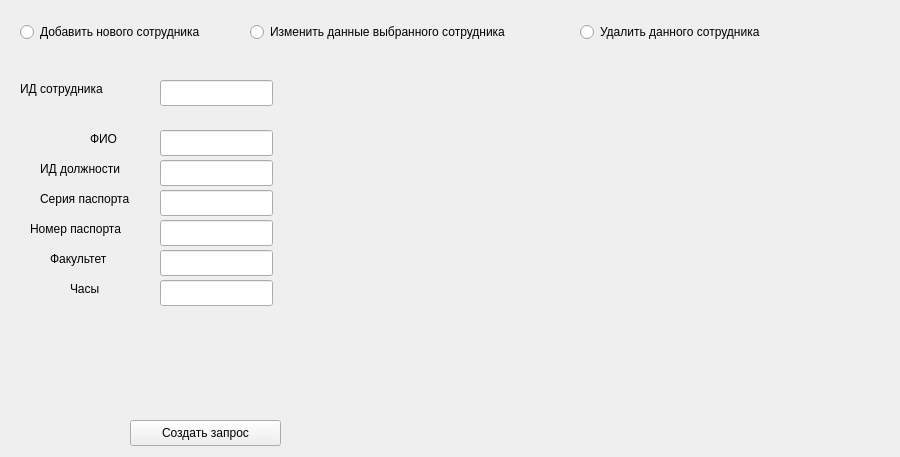
<?xml version="1.0" encoding="UTF-8"?>
<ui version="4.0">
 <class>ChangeRecordTab</class>
 <widget class="QWidget" name="ChangeRecordTab">
  <property name="geometry">
   <rect>
    <x>0</x>
    <y>0</y>
    <width>900</width>
    <height>457</height>
   </rect>
  </property>
  <property name="windowTitle">
   <string>Form</string>
  </property>
  <widget class="QRadioButton" name="AddWorkerRadioButton">
   <property name="geometry">
    <rect>
     <x>20</x>
     <y>20</y>
     <width>231</width>
     <height>24</height>
    </rect>
   </property>
   <property name="text">
    <string>Добавить нового сотрудника</string>
   </property>
  </widget>
  <widget class="QRadioButton" name="ChangeWorkerDataRadioButton">
   <property name="geometry">
    <rect>
     <x>250</x>
     <y>20</y>
     <width>321</width>
     <height>24</height>
    </rect>
   </property>
   <property name="text">
    <string>Изменить данные выбранного сотрудника</string>
   </property>
  </widget>
  <widget class="QRadioButton" name="DeleteWorkerRadioButton">
   <property name="geometry">
    <rect>
     <x>580</x>
     <y>20</y>
     <width>231</width>
     <height>24</height>
    </rect>
   </property>
   <property name="text">
    <string>Удалить данного сотрудника</string>
   </property>
  </widget>
  <widget class="QLabel" name="label">
   <property name="geometry">
    <rect>
     <x>20</x>
     <y>80</y>
     <width>111</width>
     <height>18</height>
    </rect>
   </property>
   <property name="text">
    <string>ИД сотрудника</string>
   </property>
  </widget>
  <widget class="QLineEdit" name="IdTextBox">
   <property name="geometry">
    <rect>
     <x>160</x>
     <y>80</y>
     <width>113</width>
     <height>26</height>
    </rect>
   </property>
  </widget>
  <widget class="QPushButton" name="CreateQueryButton">
   <property name="geometry">
    <rect>
     <x>130</x>
     <y>420</y>
     <width>151</width>
     <height>26</height>
    </rect>
   </property>
   <property name="text">
    <string>Создать запрос</string>
   </property>
  </widget>
  <widget class="QLabel" name="label_2">
   <property name="geometry">
    <rect>
     <x>90</x>
     <y>130</y>
     <width>66</width>
     <height>18</height>
    </rect>
   </property>
   <property name="text">
    <string>ФИО</string>
   </property>
  </widget>
  <widget class="QLabel" name="label_4">
   <property name="geometry">
    <rect>
     <x>40</x>
     <y>190</y>
     <width>111</width>
     <height>18</height>
    </rect>
   </property>
   <property name="text">
    <string>Серия паспорта</string>
   </property>
  </widget>
  <widget class="QLabel" name="label_5">
   <property name="geometry">
    <rect>
     <x>30</x>
     <y>220</y>
     <width>121</width>
     <height>18</height>
    </rect>
   </property>
   <property name="text">
    <string>Номер паспорта</string>
   </property>
  </widget>
  <widget class="QLabel" name="label_6">
   <property name="geometry">
    <rect>
     <x>40</x>
     <y>160</y>
     <width>111</width>
     <height>18</height>
    </rect>
   </property>
   <property name="text">
    <string>ИД должности</string>
   </property>
  </widget>
  <widget class="QLabel" name="label_7">
   <property name="geometry">
    <rect>
     <x>50</x>
     <y>250</y>
     <width>101</width>
     <height>18</height>
    </rect>
   </property>
   <property name="text">
    <string>Факультет</string>
   </property>
  </widget>
  <widget class="QLabel" name="label_8">
   <property name="geometry">
    <rect>
     <x>70</x>
     <y>280</y>
     <width>66</width>
     <height>18</height>
    </rect>
   </property>
   <property name="text">
    <string>Часы</string>
   </property>
  </widget>
  <widget class="QLineEdit" name="NameTextBox">
   <property name="geometry">
    <rect>
     <x>160</x>
     <y>130</y>
     <width>113</width>
     <height>26</height>
    </rect>
   </property>
  </widget>
  <widget class="QLineEdit" name="PostTextBox">
   <property name="geometry">
    <rect>
     <x>160</x>
     <y>160</y>
     <width>113</width>
     <height>26</height>
    </rect>
   </property>
  </widget>
  <widget class="QLineEdit" name="NumberTextBox">
   <property name="geometry">
    <rect>
     <x>160</x>
     <y>220</y>
     <width>113</width>
     <height>26</height>
    </rect>
   </property>
  </widget>
  <widget class="QLineEdit" name="SeriesTextBox">
   <property name="geometry">
    <rect>
     <x>160</x>
     <y>190</y>
     <width>113</width>
     <height>26</height>
    </rect>
   </property>
  </widget>
  <widget class="QLineEdit" name="FacultyTextBox">
   <property name="geometry">
    <rect>
     <x>160</x>
     <y>250</y>
     <width>113</width>
     <height>26</height>
    </rect>
   </property>
  </widget>
  <widget class="QLineEdit" name="HoursTextBox">
   <property name="geometry">
    <rect>
     <x>160</x>
     <y>280</y>
     <width>113</width>
     <height>26</height>
    </rect>
   </property>
  </widget>
 </widget>
 <resources/>
 <connections/>
</ui>
